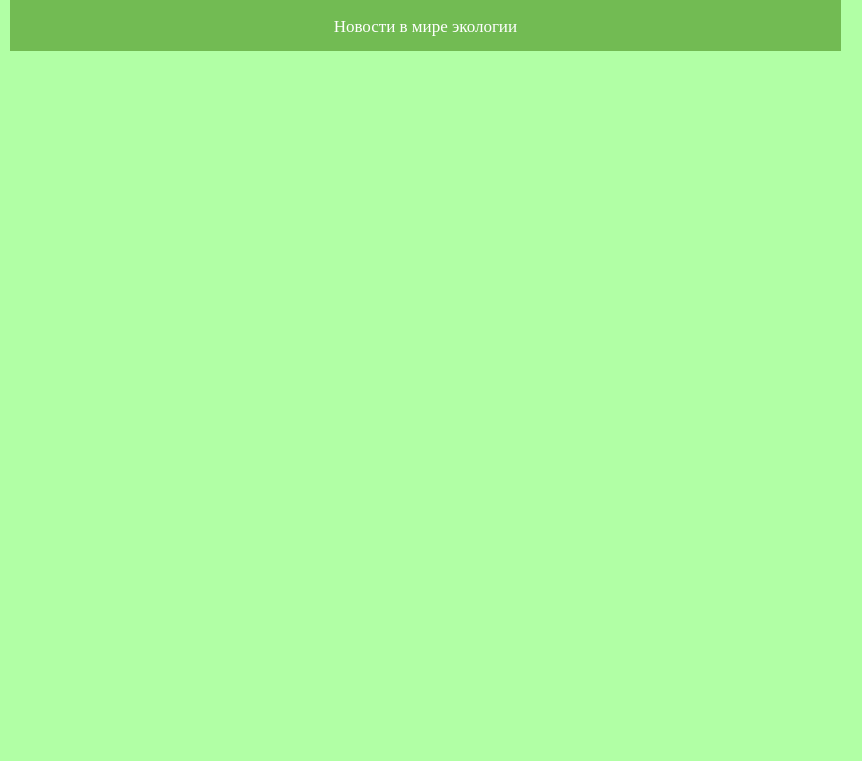
<?xml version="1.0" encoding="UTF-8"?>
<ui version="4.0">
 <class>MainWindow</class>
 <widget class="QMainWindow" name="MainWindow">
  <property name="geometry">
   <rect>
    <x>0</x>
    <y>0</y>
    <width>862</width>
    <height>761</height>
   </rect>
  </property>
  <property name="minimumSize">
   <size>
    <width>862</width>
    <height>761</height>
   </size>
  </property>
  <property name="maximumSize">
   <size>
    <width>862</width>
    <height>761</height>
   </size>
  </property>
  <property name="windowTitle">
   <string>MainWindow</string>
  </property>
  <property name="styleSheet">
   <string notr="true">background-color: rgb(177, 255, 165);</string>
  </property>
  <widget class="QWidget" name="centralwidget">
   <widget class="QLabel" name="label_head_state">
    <property name="geometry">
     <rect>
      <x>10</x>
      <y>0</y>
      <width>831</width>
      <height>51</height>
     </rect>
    </property>
    <property name="font">
     <font>
      <family>Times New Roman</family>
      <pointsize>13</pointsize>
     </font>
    </property>
    <property name="toolTipDuration">
     <number>-1</number>
    </property>
    <property name="styleSheet">
     <string notr="true">background-color: rgb(114, 187, 83);
color: rgb(255, 255, 255);</string>
    </property>
    <property name="text">
     <string>Новости в мире экологии</string>
    </property>
    <property name="alignment">
     <set>Qt::AlignCenter</set>
    </property>
    <property name="indent">
     <number>0</number>
    </property>
   </widget>
  </widget>
  <widget class="QMenuBar" name="menubar">
   <property name="geometry">
    <rect>
     <x>0</x>
     <y>0</y>
     <width>862</width>
     <height>26</height>
    </rect>
   </property>
  </widget>
  <widget class="QStatusBar" name="statusbar"/>
 </widget>
 <resources/>
 <connections/>
</ui>
